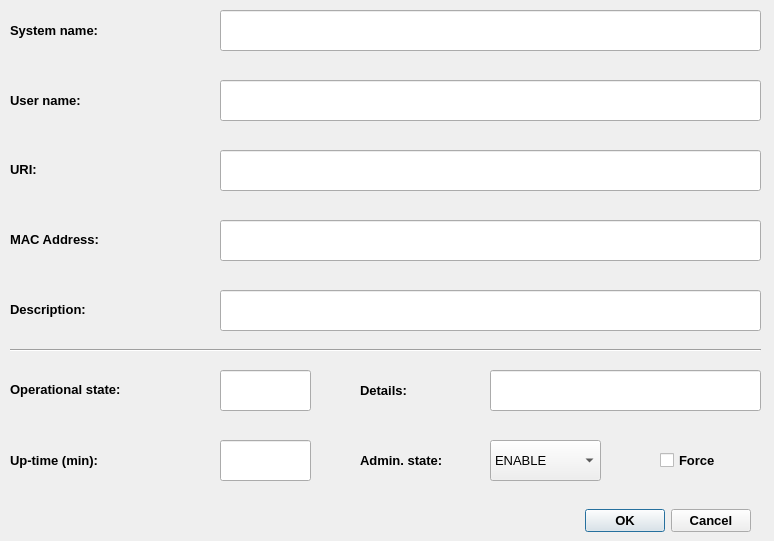
<?xml version="1.0" encoding="UTF-8"?>
<ui version="4.0">
 <class>decoderDialog</class>
 <widget class="QDialog" name="decoderDialog">
  <property name="geometry">
   <rect>
    <x>0</x>
    <y>0</y>
    <width>774</width>
    <height>541</height>
   </rect>
  </property>
  <property name="font">
   <font>
    <pointsize>8</pointsize>
   </font>
  </property>
  <property name="windowTitle">
   <string>Decoder</string>
  </property>
  <property name="windowIcon">
   <iconset>
    <normaloff>../icons/decoder.png</normaloff>../icons/decoder.png</iconset>
  </property>
  <widget class="QLabel" name="label">
   <property name="geometry">
    <rect>
     <x>10</x>
     <y>149</y>
     <width>211</width>
     <height>41</height>
    </rect>
   </property>
   <property name="font">
    <font>
     <pointsize>10</pointsize>
     <weight>75</weight>
     <bold>true</bold>
    </font>
   </property>
   <property name="whatsThis">
    <string>&lt;html&gt;&lt;head/&gt;&lt;body&gt;&lt;p&gt;&lt;span style=&quot; font-weight:400;&quot;&gt;Decoder URI&lt;/span&gt;&lt;/p&gt;&lt;/body&gt;&lt;/html&gt;</string>
   </property>
   <property name="text">
    <string>URI:</string>
   </property>
  </widget>
  <widget class="QLineEdit" name="uriLineEdit">
   <property name="geometry">
    <rect>
     <x>220</x>
     <y>150</y>
     <width>541</width>
     <height>41</height>
    </rect>
   </property>
   <property name="font">
    <font>
     <pointsize>10</pointsize>
    </font>
   </property>
   <property name="whatsThis">
    <string>&lt;html&gt;&lt;head/&gt;&lt;body&gt;&lt;p&gt;Decoder URI&lt;/p&gt;&lt;/body&gt;&lt;/html&gt;</string>
   </property>
   <property name="text">
    <string/>
   </property>
   <property name="readOnly">
    <bool>false</bool>
   </property>
  </widget>
  <widget class="QLineEdit" name="macLineEdit">
   <property name="geometry">
    <rect>
     <x>220</x>
     <y>220</y>
     <width>541</width>
     <height>41</height>
    </rect>
   </property>
   <property name="font">
    <font>
     <pointsize>10</pointsize>
    </font>
   </property>
   <property name="whatsThis">
    <string>&lt;html&gt;&lt;head/&gt;&lt;body&gt;&lt;p&gt;Decoder MAC address&lt;/p&gt;&lt;/body&gt;&lt;/html&gt;</string>
   </property>
   <property name="text">
    <string/>
   </property>
   <property name="readOnly">
    <bool>false</bool>
   </property>
  </widget>
  <widget class="QLabel" name="label_2">
   <property name="geometry">
    <rect>
     <x>10</x>
     <y>219</y>
     <width>211</width>
     <height>41</height>
    </rect>
   </property>
   <property name="font">
    <font>
     <pointsize>10</pointsize>
     <weight>75</weight>
     <bold>true</bold>
    </font>
   </property>
   <property name="whatsThis">
    <string>&lt;html&gt;&lt;head/&gt;&lt;body&gt;&lt;p&gt;&lt;span style=&quot; font-weight:400;&quot;&gt;Decoder MAC address&lt;/span&gt;&lt;/p&gt;&lt;/body&gt;&lt;/html&gt;</string>
   </property>
   <property name="text">
    <string>MAC Address:</string>
   </property>
  </widget>
  <widget class="QDialogButtonBox" name="confirmButtonBox">
   <property name="geometry">
    <rect>
     <x>580</x>
     <y>500</y>
     <width>171</width>
     <height>41</height>
    </rect>
   </property>
   <property name="font">
    <font>
     <pointsize>10</pointsize>
     <weight>75</weight>
     <bold>true</bold>
    </font>
   </property>
   <property name="standardButtons">
    <set>QDialogButtonBox::Cancel|QDialogButtonBox::Ok</set>
   </property>
  </widget>
  <widget class="QCheckBox" name="adminStateForceCheckBox">
   <property name="geometry">
    <rect>
     <x>660</x>
     <y>440</y>
     <width>101</width>
     <height>41</height>
    </rect>
   </property>
   <property name="font">
    <font>
     <pointsize>10</pointsize>
     <weight>75</weight>
     <bold>true</bold>
    </font>
   </property>
   <property name="whatsThis">
    <string>&lt;html&gt;&lt;head/&gt;&lt;body&gt;&lt;p&gt;&lt;span style=&quot; font-weight:400;&quot;&gt;Decoder administrative state [ENABLE | DISABLE]&lt;/span&gt;&lt;/p&gt;&lt;/body&gt;&lt;/html&gt;</string>
   </property>
   <property name="text">
    <string>Force</string>
   </property>
  </widget>
  <widget class="QLineEdit" name="upTimeLineEdit">
   <property name="geometry">
    <rect>
     <x>220</x>
     <y>440</y>
     <width>91</width>
     <height>41</height>
    </rect>
   </property>
   <property name="font">
    <font>
     <pointsize>10</pointsize>
    </font>
   </property>
   <property name="whatsThis">
    <string>&lt;html&gt;&lt;head/&gt;&lt;body&gt;&lt;p&gt;Decoder uptime - time sinse previous satelite link start&lt;/p&gt;&lt;/body&gt;&lt;/html&gt;</string>
   </property>
   <property name="text">
    <string/>
   </property>
   <property name="readOnly">
    <bool>true</bool>
   </property>
  </widget>
  <widget class="QLabel" name="label_3">
   <property name="geometry">
    <rect>
     <x>360</x>
     <y>440</y>
     <width>131</width>
     <height>41</height>
    </rect>
   </property>
   <property name="font">
    <font>
     <pointsize>10</pointsize>
     <weight>75</weight>
     <bold>true</bold>
    </font>
   </property>
   <property name="whatsThis">
    <string>&lt;html&gt;&lt;head/&gt;&lt;body&gt;&lt;p&gt;&lt;span style=&quot; font-weight:400;&quot;&gt;Satelite link administrative state [ENABLE | DISABLE]&lt;/span&gt;&lt;/p&gt;&lt;/body&gt;&lt;/html&gt;</string>
   </property>
   <property name="text">
    <string>Admin. state:</string>
   </property>
   <property name="wordWrap">
    <bool>true</bool>
   </property>
  </widget>
  <widget class="QLabel" name="label_5">
   <property name="geometry">
    <rect>
     <x>10</x>
     <y>440</y>
     <width>211</width>
     <height>41</height>
    </rect>
   </property>
   <property name="font">
    <font>
     <pointsize>10</pointsize>
     <weight>75</weight>
     <bold>true</bold>
    </font>
   </property>
   <property name="whatsThis">
    <string>&lt;html&gt;&lt;head/&gt;&lt;body&gt;&lt;p&gt;&lt;span style=&quot; font-weight:400;&quot;&gt;Decoder uptime - time sinse previous satelite link start&lt;/span&gt;&lt;/p&gt;&lt;/body&gt;&lt;/html&gt;</string>
   </property>
   <property name="text">
    <string>Up-time (min):</string>
   </property>
  </widget>
  <widget class="QLineEdit" name="opStateDetailLineEdit">
   <property name="geometry">
    <rect>
     <x>490</x>
     <y>370</y>
     <width>271</width>
     <height>41</height>
    </rect>
   </property>
   <property name="font">
    <font>
     <pointsize>10</pointsize>
    </font>
   </property>
   <property name="whatsThis">
    <string>&lt;html&gt;&lt;head/&gt;&lt;body&gt;&lt;p&gt;Decoder detailed operational state [INIT | DISABLE | CBL | ERRSEC | FAIL]&lt;/p&gt;&lt;/body&gt;&lt;/html&gt;</string>
   </property>
   <property name="text">
    <string/>
   </property>
   <property name="readOnly">
    <bool>true</bool>
   </property>
  </widget>
  <widget class="QComboBox" name="adminStateComboBox">
   <property name="geometry">
    <rect>
     <x>490</x>
     <y>440</y>
     <width>111</width>
     <height>41</height>
    </rect>
   </property>
   <property name="font">
    <font>
     <pointsize>10</pointsize>
    </font>
   </property>
   <property name="whatsThis">
    <string>&lt;html&gt;&lt;head/&gt;&lt;body&gt;&lt;p&gt;Decoder administrative state [ENABLE | DISABLE]&lt;/p&gt;&lt;/body&gt;&lt;/html&gt;</string>
   </property>
   <item>
    <property name="text">
     <string>ENABLE</string>
    </property>
   </item>
   <item>
    <property name="text">
     <string>DISABLE</string>
    </property>
   </item>
  </widget>
  <widget class="QLabel" name="label_4">
   <property name="geometry">
    <rect>
     <x>10</x>
     <y>369</y>
     <width>211</width>
     <height>41</height>
    </rect>
   </property>
   <property name="font">
    <font>
     <pointsize>10</pointsize>
     <weight>75</weight>
     <bold>true</bold>
    </font>
   </property>
   <property name="whatsThis">
    <string>&lt;html&gt;&lt;head/&gt;&lt;body&gt;&lt;p&gt;&lt;span style=&quot; font-weight:400;&quot;&gt;Decoder operational state [AVAIL | UNAVAIL]&lt;/span&gt;&lt;/p&gt;&lt;/body&gt;&lt;/html&gt;</string>
   </property>
   <property name="text">
    <string>Operational state:</string>
   </property>
   <property name="wordWrap">
    <bool>true</bool>
   </property>
  </widget>
  <widget class="QLineEdit" name="opStateSummaryLineEdit">
   <property name="geometry">
    <rect>
     <x>220</x>
     <y>370</y>
     <width>91</width>
     <height>41</height>
    </rect>
   </property>
   <property name="font">
    <font>
     <pointsize>10</pointsize>
    </font>
   </property>
   <property name="whatsThis">
    <string>&lt;html&gt;&lt;head/&gt;&lt;body&gt;&lt;p&gt;Decoder operational state [AVAIL | UNAVAIL]&lt;/p&gt;&lt;/body&gt;&lt;/html&gt;</string>
   </property>
   <property name="text">
    <string/>
   </property>
   <property name="readOnly">
    <bool>true</bool>
   </property>
  </widget>
  <widget class="QLabel" name="label_9">
   <property name="geometry">
    <rect>
     <x>360</x>
     <y>370</y>
     <width>131</width>
     <height>41</height>
    </rect>
   </property>
   <property name="font">
    <font>
     <pointsize>10</pointsize>
     <weight>75</weight>
     <bold>true</bold>
    </font>
   </property>
   <property name="whatsThis">
    <string>&lt;html&gt;&lt;head/&gt;&lt;body&gt;&lt;p&gt;&lt;span style=&quot; font-weight:400;&quot;&gt;Decoder detailed operational state [INIT | DISABLE | CBL | ERRSEC | FAIL]&lt;/span&gt;&lt;/p&gt;&lt;/body&gt;&lt;/html&gt;</string>
   </property>
   <property name="text">
    <string>Details:</string>
   </property>
  </widget>
  <widget class="QLabel" name="label_7">
   <property name="geometry">
    <rect>
     <x>10</x>
     <y>289</y>
     <width>211</width>
     <height>41</height>
    </rect>
   </property>
   <property name="font">
    <font>
     <pointsize>10</pointsize>
     <weight>75</weight>
     <bold>true</bold>
    </font>
   </property>
   <property name="whatsThis">
    <string>&lt;html&gt;&lt;head/&gt;&lt;body&gt;&lt;p&gt;&lt;span style=&quot; font-weight:400;&quot;&gt;Decoder description&lt;/span&gt;&lt;/p&gt;&lt;/body&gt;&lt;/html&gt;</string>
   </property>
   <property name="text">
    <string>Description:</string>
   </property>
  </widget>
  <widget class="QLineEdit" name="descriptionLineEdit">
   <property name="geometry">
    <rect>
     <x>220</x>
     <y>290</y>
     <width>541</width>
     <height>41</height>
    </rect>
   </property>
   <property name="font">
    <font>
     <pointsize>10</pointsize>
    </font>
   </property>
   <property name="whatsThis">
    <string>&lt;html&gt;&lt;head/&gt;&lt;body&gt;&lt;p&gt;Decoder description&lt;/p&gt;&lt;/body&gt;&lt;/html&gt;</string>
   </property>
   <property name="text">
    <string/>
   </property>
   <property name="readOnly">
    <bool>false</bool>
   </property>
  </widget>
  <widget class="Line" name="line_2">
   <property name="geometry">
    <rect>
     <x>10</x>
     <y>340</y>
     <width>751</width>
     <height>20</height>
    </rect>
   </property>
   <property name="orientation">
    <enum>Qt::Horizontal</enum>
   </property>
  </widget>
  <widget class="QLineEdit" name="sysNameLineEdit">
   <property name="geometry">
    <rect>
     <x>220</x>
     <y>10</y>
     <width>541</width>
     <height>41</height>
    </rect>
   </property>
   <property name="font">
    <font>
     <pointsize>10</pointsize>
    </font>
   </property>
   <property name="whatsThis">
    <string>&lt;html&gt;&lt;head/&gt;&lt;body&gt;&lt;p&gt;Decoder URI&lt;/p&gt;&lt;/body&gt;&lt;/html&gt;</string>
   </property>
   <property name="text">
    <string/>
   </property>
   <property name="readOnly">
    <bool>false</bool>
   </property>
  </widget>
  <widget class="QLabel" name="label_6">
   <property name="geometry">
    <rect>
     <x>10</x>
     <y>10</y>
     <width>211</width>
     <height>41</height>
    </rect>
   </property>
   <property name="font">
    <font>
     <pointsize>10</pointsize>
     <weight>75</weight>
     <bold>true</bold>
    </font>
   </property>
   <property name="whatsThis">
    <string>&lt;html&gt;&lt;head/&gt;&lt;body&gt;&lt;p&gt;&lt;span style=&quot; font-weight:400;&quot;&gt;Decoder URI&lt;/span&gt;&lt;/p&gt;&lt;/body&gt;&lt;/html&gt;</string>
   </property>
   <property name="text">
    <string>System name:</string>
   </property>
  </widget>
  <widget class="QLabel" name="label_8">
   <property name="geometry">
    <rect>
     <x>10</x>
     <y>80</y>
     <width>211</width>
     <height>41</height>
    </rect>
   </property>
   <property name="font">
    <font>
     <pointsize>10</pointsize>
     <weight>75</weight>
     <bold>true</bold>
    </font>
   </property>
   <property name="whatsThis">
    <string>&lt;html&gt;&lt;head/&gt;&lt;body&gt;&lt;p&gt;&lt;span style=&quot; font-weight:400;&quot;&gt;Decoder URI&lt;/span&gt;&lt;/p&gt;&lt;/body&gt;&lt;/html&gt;</string>
   </property>
   <property name="text">
    <string>User name:</string>
   </property>
  </widget>
  <widget class="QLineEdit" name="usrNameLineEdit">
   <property name="geometry">
    <rect>
     <x>220</x>
     <y>80</y>
     <width>541</width>
     <height>41</height>
    </rect>
   </property>
   <property name="font">
    <font>
     <pointsize>10</pointsize>
    </font>
   </property>
   <property name="whatsThis">
    <string>&lt;html&gt;&lt;head/&gt;&lt;body&gt;&lt;p&gt;Decoder URI&lt;/p&gt;&lt;/body&gt;&lt;/html&gt;</string>
   </property>
   <property name="text">
    <string/>
   </property>
   <property name="readOnly">
    <bool>false</bool>
   </property>
  </widget>
 </widget>
 <resources/>
 <connections/>
</ui>
